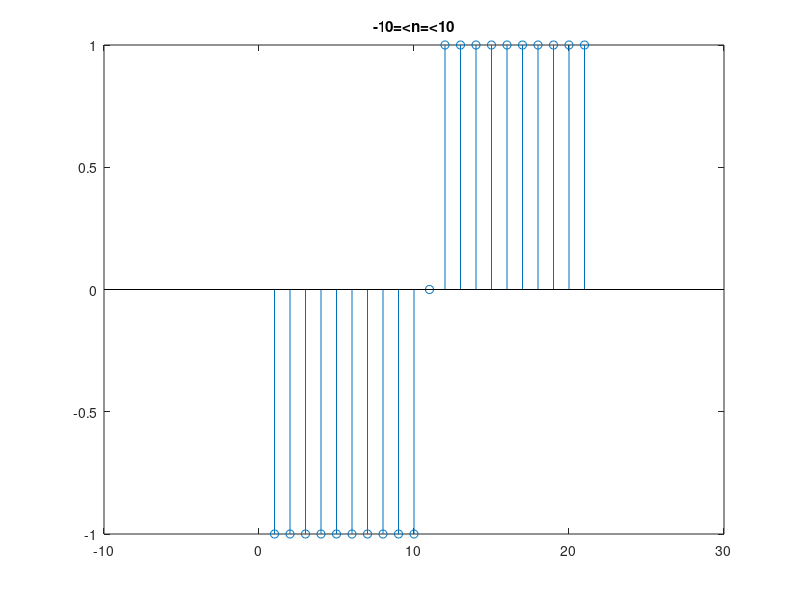

This figure's MATLAB source:
clc
clear all
close all

sign=ones(1,21);
sign(1,1:10)=-1;
sign(1,12:21)=1;
sign(1,11)=0;
stem(sign);
title('-10=<n=<10'); 
axis([-10 30 -1 1]);
